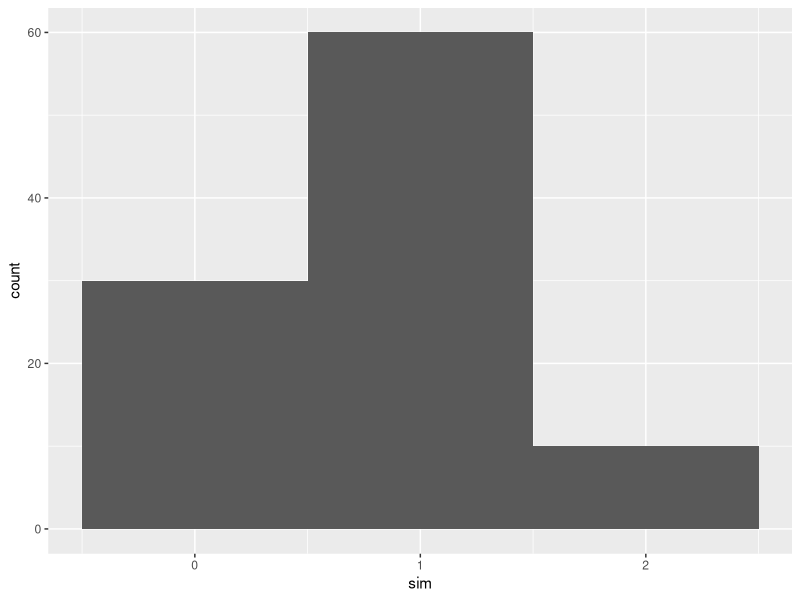

Recreate this plot in R. (Note: this script raises an error after producing the figure.)
library(tidyverse)
library(ggplot2)

#1.4 & 1.15 & 1.17

stonks <- 
  c(11.88, 7.99, 7.15, 7.13, 6.27, 6.07, 5.98, 5.91, 5.49, 5.26, 5.07, 4.94,4.81, 4.79,
    4.55, 4.43, 4.40, 4.05, 3.94, 3.93, 3.78, 3.69, 3.62, 3.48, 3.44, 3.36, 3.26, 3.20,
    3.11, 3.03, 2.99, 2.89, 2.88, 2.74, 2.74, 2.69, 2.68, 2.63, 2.62, 2.61)

#1,15 a

mstonk <- mean(stonks)

vstonk <- var(stonks)

sdstonk <- sd(stonks)

#1.15 b

kstonk <-
  function(x){
    lower <- (mstonk - x * sdstonk)
    upper <- (mstonk + x * sdstonk)
    c(upper, lower)
  }

kstonk(1)
kstonk(2)
kstonk(3)

nstonk <- 
  function(x){
    lower <- I(mstonk - x * sdstonk)
    upper <- I(mstonk + x * sdstonk)
    stonks_df <- data.frame(stonks)
    vals <- filter(stonks_df, stonks > lower, stonks < upper)
    count(vals)
  }

nstonk(1)
nstonk(2)
nstonk(3)

#1.17

range <- max(stonks) - min(stonks)
appx <- range/4
appx

#3.115

dhyper(0:2, 2, 6, 3)

#3.116

sim <- data.frame(sim = rhyper(100, 2, 6, 3)) 

sim %>%
ggplot(aes(sim)) + 
  geom_histogram(bins = 3)

#3.190

calc <- data.frame(prob = dhyper(0:2, 2, 6, 3), y = 0:2)
calc_mean <- sum(calc$prob * calc$y)
calc_mean

exp_mean <- mean(sim$sim)
exp_mean

#3.191

p <- .25
calc_var <- 3*p*(1-p)*(5/7)
#the above are formulas from the dhyper documentation
calc_var

exp_var <- var(sim$sim)
exp_var

#4.18

integrate()
